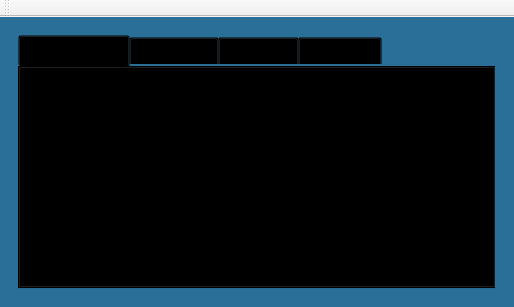
<?xml version="1.0" encoding="UTF-8"?>
<ui version="4.0">
 <class>MainWindow</class>
 <widget class="QMainWindow" name="MainWindow">
  <property name="geometry">
   <rect>
    <x>0</x>
    <y>0</y>
    <width>514</width>
    <height>307</height>
   </rect>
  </property>
  <property name="windowTitle">
   <string>MainWindow</string>
  </property>
  <widget class="QWidget" name="centralwidget">
   <property name="styleSheet">
    <string notr="true">*{
	border: none;
	background-color: transparent;
}
#centralwidget{
	background-color: #2a6f97;
}
#tapWidget{
	background-color: #e7ecef;
	border-radius: 10px;
}</string>
   </property>
   <layout class="QVBoxLayout" name="verticalLayout">
    <item>
     <widget class="QFrame" name="frame">
      <property name="frameShape">
       <enum>QFrame::StyledPanel</enum>
      </property>
      <property name="frameShadow">
       <enum>QFrame::Raised</enum>
      </property>
      <layout class="QVBoxLayout" name="verticalLayout_2">
       <item>
        <widget class="QTabWidget" name="tabWidget">
         <property name="font">
          <font>
           <pointsize>12</pointsize>
          </font>
         </property>
         <property name="currentIndex">
          <number>0</number>
         </property>
         <widget class="QWidget" name="tab">
          <attribute name="icon">
           <iconset resource="../../iqons.qrc">
            <normaloff>:/icons/Icons/archive.svg</normaloff>:/icons/Icons/archive.svg</iconset>
          </attribute>
          <attribute name="title">
           <string>Applications</string>
          </attribute>
         </widget>
         <widget class="QWidget" name="tab_2">
          <attribute name="icon">
           <iconset resource="../../iqons.qrc">
            <normaloff>:/icons/Icons/file-plus.svg</normaloff>:/icons/Icons/file-plus.svg</iconset>
          </attribute>
          <attribute name="title">
           <string>Add New</string>
          </attribute>
         </widget>
         <widget class="QWidget" name="tab_3">
          <attribute name="icon">
           <iconset resource="../../iqons.qrc">
            <normaloff>:/icons/Icons/bar-chart-2.svg</normaloff>:/icons/Icons/bar-chart-2.svg</iconset>
          </attribute>
          <attribute name="title">
           <string>Insights</string>
          </attribute>
         </widget>
         <widget class="QWidget" name="tab_4">
          <attribute name="icon">
           <iconset resource="../../iqons.qrc">
            <normaloff>:/icons/Icons/crosshair.svg</normaloff>:/icons/Icons/crosshair.svg</iconset>
          </attribute>
          <attribute name="title">
           <string>Analysis</string>
          </attribute>
         </widget>
        </widget>
       </item>
      </layout>
     </widget>
    </item>
   </layout>
  </widget>
  <widget class="QToolBar" name="toolBar">
   <property name="windowTitle">
    <string>toolBar</string>
   </property>
   <attribute name="toolBarArea">
    <enum>TopToolBarArea</enum>
   </attribute>
   <attribute name="toolBarBreak">
    <bool>false</bool>
   </attribute>
  </widget>
 </widget>
 <resources>
  <include location="../../iqons.qrc"/>
 </resources>
 <connections/>
</ui>
